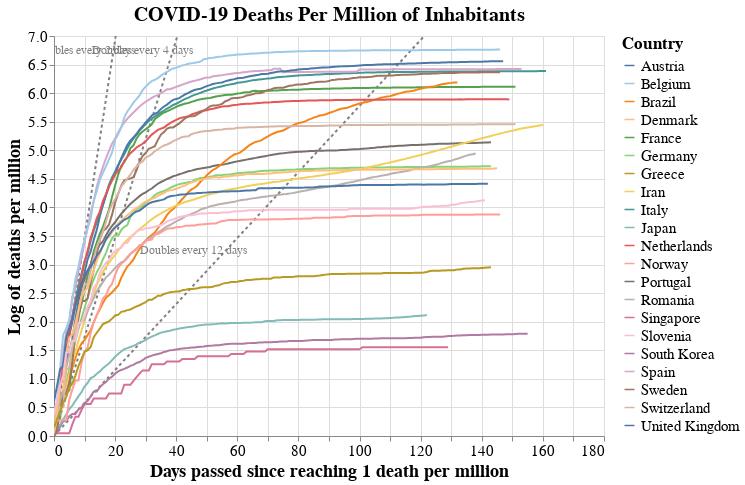

The notebook cell saved with this chart:
### Code cell
#collapse-hide
# Stack data to get it to Altair dataframe format
data_countries_pc2 = data_countries_pc.copy()
for i in range(0,len(countries)):
    data_countries_pc2[i] = data_countries_pc2[i].reset_index()
    data_countries_pc2[i]['n_days'] = data_countries_pc2[i].index
    data_countries_pc2[i]['log_cases'] = np.log(data_countries_pc2[i]["total_cases"])
data_plot = data_countries_pc2[0]
for i in range(1, len(countries)):    
    data_plot = pd.concat([data_plot, data_countries_pc2[i]], axis=0)
data_plot["trend_2days"] = np.log(2)/2*data_plot["n_days"]
data_plot["trend_4days"] = np.log(2)/4*data_plot["n_days"]
data_plot["trend_12days"] = np.log(2)/12*data_plot["n_days"]
data_plot["trend_2days_label"] = "Doubles every 2 days"
data_plot["trend_4days_label"] = "Doubles evey 4 days"
data_plot["trend_12days_label"] = "Doubles every 12 days"


# Plot it using Altair
source = data_plot

scales = alt.selection_interval(bind='scales', zoom=False)
selection = alt.selection_multi(fields=['location'], bind='legend')

base = alt.Chart(source, title = "COVID-19 Deaths Per Million of Inhabitants").encode(
    x = alt.X('n_days:Q', title = "Days passed since reaching 1 death per million"),
    y = alt.Y("log_cases:Q",title = "Log of deaths per million"),
    color = alt.Color('location:N', legend=alt.Legend(title="Country", labelFontSize=15, titleFontSize=17),
                     scale=alt.Scale(scheme='tableau20')),
    opacity = alt.condition(selection, alt.value(1), alt.value(0.1))
)

lines = base.mark_line().add_selection(
    scales
).add_selection(
    selection
).properties(
    width=chart_width,
    height=chart_height
)

trend_2d = alt.Chart(source).encode(
    x = "n_days:Q",
    y = alt.Y("trend_2days:Q",  scale=alt.Scale(domain=(0, max(data_plot["log_cases"])))),
).mark_line(color="grey", strokeDash=[3,3])


labels = pd.DataFrame([{'label': 'Doubles every 2 days', 'x_coord': 11.4, 'y_coord': 6.5},
                       {'label': 'Doubles every 4 days', 'x_coord': 30.5, 'y_coord': 6.5},
                       {'label': 'Doubles every 12 days', 'x_coord': 46, 'y_coord': 3},
                      ])
trend_label = (alt.Chart(labels)
                    .mark_text(align='left', dx=-55, dy=-15, fontSize=12, color="grey")
                    .encode(x='x_coord:Q',
                            y='y_coord:Q',
                            text='label:N')
                   )

trend_4d = alt.Chart(source).mark_line(color="grey", strokeDash=[3,3]).encode(
    x = "n_days:Q",
    y = alt.Y("trend_4days:Q",  scale=alt.Scale(domain=(0, max(data_plot["log_cases"])))),
)

trend_12d = alt.Chart(source).mark_line(color="grey", strokeDash=[3,3]).encode(
    x = "n_days:Q",
    y = alt.Y("trend_12days:Q",  scale=alt.Scale(domain=(0, max(data_plot["log_cases"])))),
)


plot1= (
(trend_2d + trend_4d + trend_12d + trend_label + lines)
.configure_title(fontSize=20)
.configure_axis(labelFontSize=15,titleFontSize=18)
)
#plot1.save(("../images/covid-permillion-trajectories.png"))
plot1

### Figure 1 — Vega-Lite specification as saved in the notebook (floating-point values rounded to 4 significant figures; data arrays with more than 128 entries replaced by an {"elided": "..."} marker saying what was removed)
{"config": {"view": {"continuousWidth": 400, "continuousHeight": 300}, "axis": {"labelFontSize": 15, "titleFontSize": 18}, "title": {"fontSize": 20}}, "layer": [{"mark": {"type": "line", "color": "grey", "strokeDash": [3, 3]}, "encoding": {"x": {"type": "quantitative", "field": "n_days"}, "y": {"type": "quantitative", "field": "trend_2days", "scale": {"domain": [0, 6.763]}}}}, {"mark": {"type": "line", "color": "grey", "strokeDash": [3, 3]}, "encoding": {"x": {"type": "quantitative", "field": "n_days"}, "y": {"type": "quantitative", "field": "trend_4days", "scale": {"domain": [0, 6.763]}}}}, {"mark": {"type": "line", "color": "grey", "strokeDash": [3, 3]}, "encoding": {"x": {"type": "quantitative", "field": "n_days"}, "y": {"type": "quantitative", "field": "trend_12days", "scale": {"domain": [0, 6.763]}}}}, {"data": {"name": "data-13c4f93976c60aa962d24f9adc06bd66"}, "mark": {"type": "text", "align": "left", "color": "grey", "dx": -55, "dy": -15, "fontSize": 12}, "encoding": {"text": {"type": "nominal", "field": "label"}, "x": {"type": "quantitative", "field": "x_coord"}, "y": {"type": "quantitative", "field": "y_coord"}}}, {"data": {"name": "data-5a8442c65056d48541979e427dfa442c"}, "mark": "line", "encoding": {"color": {"type": "nominal", "field": "location", "legend": {"labelFontSize": 15, "title": "Country", "titleFontSize": 17}, "scale": {"scheme": "tableau20"}}, "opacity": {"condition": {"value": 1, "selection": "selector002"}, "value": 0.1}, "x": {"type": "quantitative", "field": "n_days", "title": "Days passed since reaching 1 death per million"}, "y": {"type": "quantitative", "field": "log_cases", "title": "Log of deaths per million"}}, "height": 400, "selection": {"selector001": {"type": "interval", "bind": "scales", "zoom": false}, "selector002": {"type": "multi", "fields": ["location"], "bind": "legend"}}, "title": "COVID-19 Deaths Per Million of Inhabitants", "width": 550}], "data": {"name": "data-5a8442c65056d48541979e427dfa442c"}, "$schema": "https://vega.github.io/schema/vega-lite/v4.8.1.json", "datasets": {"data-5a8442c65056d48541979e427dfa442c": {"elided": "3064 records"}, "data-13c4f93976c60aa962d24f9adc06bd66": [{"label": "Doubles every 2 days", "x_coord": 11.4, "y_coord": 6.5}, {"label": "Doubles every 4 days", "x_coord": 30.5, "y_coord": 6.5}, {"label": "Doubles every 12 days", "x_coord": 46.0, "y_coord": 3.0}]}}
